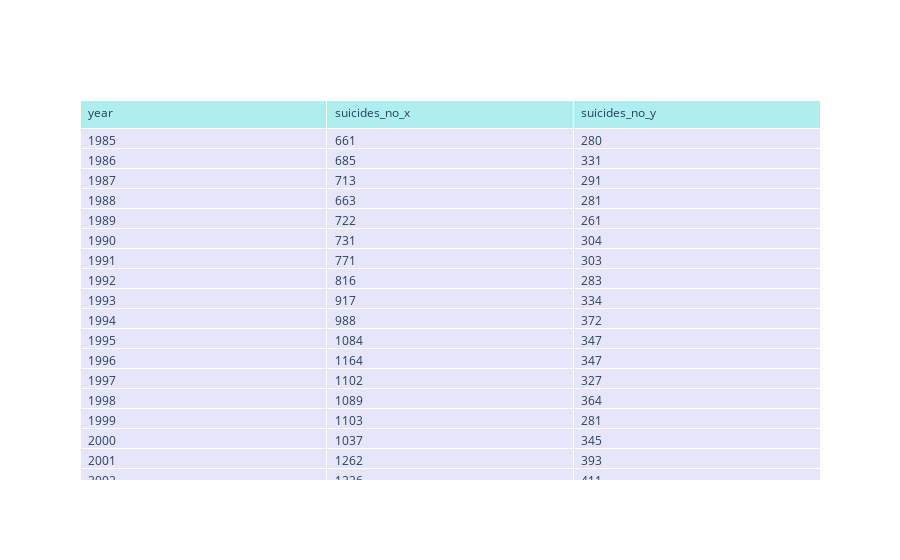

Source (notebook cell):
### Markdown cell above
<p><strong>Obs.:</strong> o segundo QUARTIL é equivalente a MEDIANA</p>

### Code cell
import plotly.graph_objects as go

fig = go.Figure(data=[go.Table(
        header=dict(values=list(table_suicidio.columns),
                    fill_color='paleturquoise',
                    align='left'),
        cells=dict(values=[table_suicidio.year, table_suicidio.suicides_no_x, table_suicidio.suicides_no_y],
                   fill_color='lavender',
                   align='left'))
])

fig.show()

### Figure 1 — Plotly figure (JSON) as saved in the notebook; plotly's stock layout.template omitted (floating-point values rounded to 4 significant figures)
{"data": [{"cells": {"align": "left", "fill": {"color": "lavender"}, "values": [[1985, 1986, 1987, 1988, 1989, 1990, 1991, 1992, 1993, 1994, 1995, 1996, 1997, 1998, 1999, 2000, 2001, 2002, 2003, 2004, 2005, 2006, 2007, 2008, 2009, 2010, 2011, 2012, 2013, 2014, 2015], [661, 685, 713, 663, 722, 731, 771, 816, 917, 988, 1084, 1164, 1102, 1089, 1103, 1037, 1262, 1226, 1259, 1275, 1247, 1293, 1267, 1375, 1270, 1288, 1335, 1313, 1317, 1358, 1389], [280, 331, 291, 281, 261, 304, 303, 283, 334, 372, 347, 347, 327, 364, 281, 345, 393, 411, 413, 403, 405, 387, 379, 398, 343, 368, 413, 383, 362, 371, 397]]}, "header": {"align": "left", "fill": {"color": "paleturquoise"}, "values": ["year", "suicides_no_x", "suicides_no_y"]}, "type": "table"}], "layout": {}}
